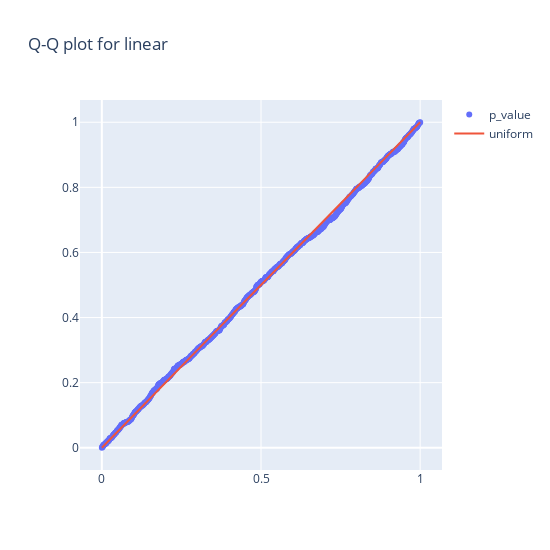

Here is the notebook cell this chart was saved with:
### Code cell
Q_Q_plot(p_values_lin, "linear")

### Figure 1 — Plotly figure (JSON) as saved in the notebook; plotly's stock layout.template omitted (floating-point values rounded to 4 significant figures; data arrays with more than 128 entries replaced by an {"elided": "..."} marker saying what was removed)
{"data": [{"mode": "markers", "name": "p_value", "type": "scatter", "x": {"elided": "1001 float values"}, "y": {"elided": "1001 float values"}}, {"mode": "lines", "name": "uniform", "type": "scatter", "x": {"elided": "1001 float values"}, "y": {"elided": "1001 float values"}}], "layout": {"height": 550, "title": {"text": "Q-Q plot for linear"}, "width": 550}}
